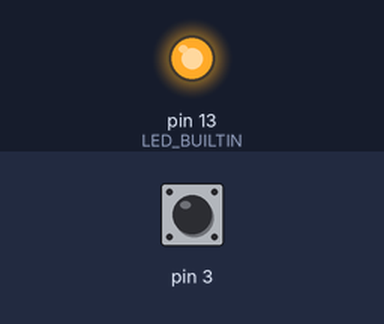
The sketch below on a simulated Arduino Uno, built with avr-gcc and run on an emulated ATmega328P. Parts: output pins drawn as LEDs (lit = HIGH). Dashed ring = blinking. The test bench sets the inputs (shaded band); at power-on: pin 3 HIGH.

Above: at 0.6 s.
1.3 s: pin 3 pulled LOW for 0.15 s
At 2.45 s:
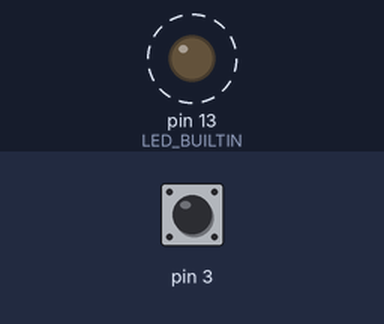
4.3 s: pin 3 pulsed LOW 5 times (0.12 s each, 0.3 s apart)
At 5.08 s:
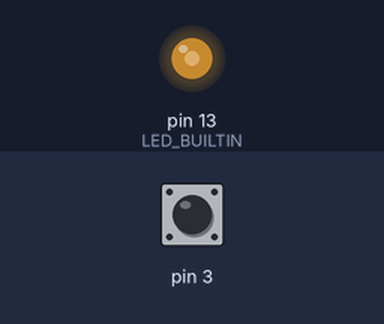
Timing chart, 0 to 14.1 s (numbered marks = the images above; inputs shaded):
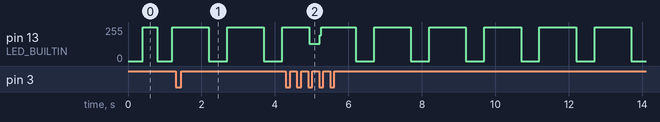

The sketch:

Program2.ino
```cpp
volatile int modes;
int delaysOn[5] = { 400, 1000, 3000, 4000 };
int delaysOff[5] = { 400, 500, 1500, 3000 };

unsigned long timer;
bool flag;
void setup()
{
	pinMode(3, INPUT_PULLUP);
	pinMode(LED_BUILTIN, OUTPUT);
	attachInterrupt(1, buttonHandler, FALLING);
	modes = 0;
	timer = millis();
}

void loop()
{

	if (!flag && millis() - timer >= delaysOff[modes]) {
		digitalWrite(LED_BUILTIN, HIGH);
		flag = true;
		timer = millis();
	}
	else if (flag && millis() - timer >= delaysOn[modes]) {
		digitalWrite(LED_BUILTIN, LOW);
		flag = false;
		timer = millis();
	}

}

void buttonHandler() {

		if (modes == 4) modes = 0;
		else modes++;
}
```

Measured:
- after the input at 1.3 s, pin 13 (LED_BUILTIN): alternates 255/255 for 1.0 s and 0/255 for 0.50 s, starting after 0.90 s
